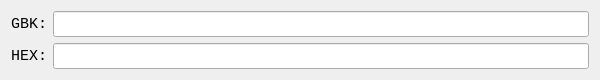
<?xml version="1.0" encoding="UTF-8"?>
<ui version="4.0">
 <class>MainWidget</class>
 <widget class="QWidget" name="MainWidget">
  <property name="geometry">
   <rect>
    <x>0</x>
    <y>0</y>
    <width>600</width>
    <height>72</height>
   </rect>
  </property>
  <layout class="QGridLayout" name="gridLayout" columnstretch="0,0">
   <item row="1" column="1">
    <widget class="QLineEdit" name="hexEdit">
     <property name="font">
      <font>
       <family>Consolas</family>
       <pointsize>11</pointsize>
      </font>
     </property>
     <property name="readOnly">
      <bool>true</bool>
     </property>
    </widget>
   </item>
   <item row="0" column="0">
    <widget class="QLabel" name="gbkLbl">
     <property name="font">
      <font>
       <family>Consolas</family>
       <pointsize>11</pointsize>
      </font>
     </property>
     <property name="text">
      <string>GBK:</string>
     </property>
     <property name="alignment">
      <set>Qt::AlignCenter</set>
     </property>
    </widget>
   </item>
   <item row="0" column="1">
    <widget class="QLineEdit" name="gbkEdit">
     <property name="font">
      <font>
       <family>Consolas</family>
       <pointsize>11</pointsize>
      </font>
     </property>
    </widget>
   </item>
   <item row="1" column="0">
    <widget class="QLabel" name="hexLbl">
     <property name="font">
      <font>
       <family>Consolas</family>
       <pointsize>11</pointsize>
      </font>
     </property>
     <property name="text">
      <string>HEX:</string>
     </property>
     <property name="alignment">
      <set>Qt::AlignCenter</set>
     </property>
    </widget>
   </item>
  </layout>
 </widget>
 <resources/>
 <connections/>
</ui>
